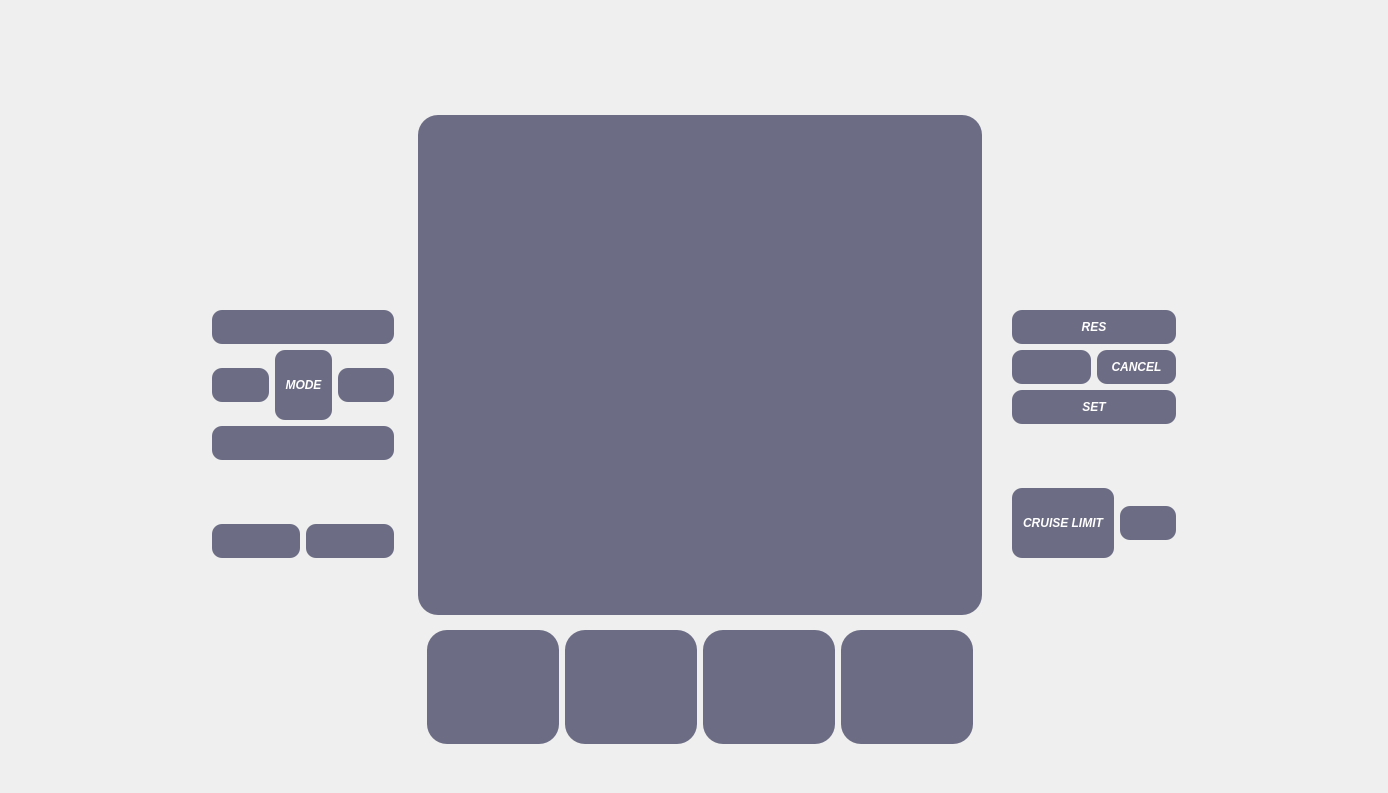
<?xml version="1.0" encoding="UTF-8"?>
<ui version="4.0">
 <class>MainWindow</class>
 <widget class="QMainWindow" name="MainWindow">
  <property name="geometry">
   <rect>
    <x>0</x>
    <y>0</y>
    <width>1388</width>
    <height>793</height>
   </rect>
  </property>
  <property name="windowTitle">
   <string>MainWindow</string>
  </property>
  <property name="styleSheet">
   <string notr="true">*{
	border: none;
	background-color: transparent;
	background: none; 
	padding: 0;
	margin: 0;
	color: #fff;
}

QPushButton {
	background-color: #6C6C85 ; /* pastel purple */
	padding: 50px 50px;
	border-radius: 20px;
}

QPushButton:pressed {
    background-color: #4BD7D6 ; /* light blue */
}

QPushButton:checked {
    background-color: #965D62 ; /* red */
}

#LeftControls QPushButton {
	background-color: #6C6C85 ; /* pastel purple */
	padding: 10px 10px;
	border-radius: 10px;
}

#LeftControls QPushButton:pressed {
    background-color: #4BD7D6 ; /* light blue */
}

#LeftControls QPushButton:checked {
    background-color: #965D62 ; /* red */
}

#RightControls QPushButton {
	background-color: #6C6C85 ; /* pastel purple */
	padding: 10px 10px;
	border-radius: 10px;
}

#RightControls QPushButton:pressed {
    background-color: #4BD7D6 ; /* light blue */
}

#RightControls QPushButton:checked {
    background-color: #965D62 ; /* red */
}</string>
  </property>
  <widget class="QWidget" name="centralwidget">
   <layout class="QGridLayout" name="gridLayout">
    <item row="2" column="2" rowspan="3">
     <widget class="QFrame" name="frame">
      <property name="minimumSize">
       <size>
        <width>500</width>
        <height>500</height>
       </size>
      </property>
      <property name="frameShape">
       <enum>QFrame::StyledPanel</enum>
      </property>
      <property name="frameShadow">
       <enum>QFrame::Raised</enum>
      </property>
      <layout class="QGridLayout" name="gridLayout_2">
       <property name="leftMargin">
        <number>0</number>
       </property>
       <property name="topMargin">
        <number>0</number>
       </property>
       <property name="rightMargin">
        <number>0</number>
       </property>
       <property name="bottomMargin">
        <number>0</number>
       </property>
       <property name="spacing">
        <number>0</number>
       </property>
       <item row="1" column="0">
        <widget class="QPushButton" name="Horn">
         <property name="sizePolicy">
          <sizepolicy hsizetype="Minimum" vsizetype="Minimum">
           <horstretch>0</horstretch>
           <verstretch>0</verstretch>
          </sizepolicy>
         </property>
         <property name="text">
          <string/>
         </property>
         <property name="icon">
          <iconset resource="../assets/res.qrc">
           <normaloff>:/Images/Images/logo_agl.png</normaloff>:/Images/Images/logo_agl.png</iconset>
         </property>
         <property name="iconSize">
          <size>
           <width>200</width>
           <height>250</height>
          </size>
         </property>
        </widget>
       </item>
      </layout>
     </widget>
    </item>
    <item row="2" column="5" rowspan="4">
     <spacer name="horizontalSpacer_2">
      <property name="orientation">
       <enum>Qt::Horizontal</enum>
      </property>
      <property name="sizeHint" stdset="0">
       <size>
        <width>40</width>
        <height>20</height>
       </size>
      </property>
     </spacer>
    </item>
    <item row="2" column="4" rowspan="4" alignment="Qt::AlignVCenter">
     <widget class="QFrame" name="RightControls">
      <property name="minimumSize">
       <size>
        <width>200</width>
        <height>0</height>
       </size>
      </property>
      <property name="frameShape">
       <enum>QFrame::StyledPanel</enum>
      </property>
      <property name="frameShadow">
       <enum>QFrame::Raised</enum>
      </property>
      <layout class="QGridLayout" name="gridLayout_4">
       <item row="3" column="0" alignment="Qt::AlignTop">
        <widget class="QFrame" name="BottomRightControls">
         <property name="frameShape">
          <enum>QFrame::StyledPanel</enum>
         </property>
         <property name="frameShadow">
          <enum>QFrame::Raised</enum>
         </property>
         <layout class="QGridLayout" name="gridLayout_6">
          <item row="0" column="0">
           <widget class="QPushButton" name="CruiseLimit">
            <property name="minimumSize">
             <size>
              <width>0</width>
              <height>70</height>
             </size>
            </property>
            <property name="font">
             <font>
              <weight>75</weight>
              <italic>true</italic>
              <bold>true</bold>
             </font>
            </property>
            <property name="accessibleDescription">
             <string/>
            </property>
            <property name="text">
             <string>CRUISE LIMIT</string>
            </property>
           </widget>
          </item>
          <item row="0" column="1">
           <widget class="QPushButton" name="CruiseDistance">
            <property name="font">
             <font>
              <weight>75</weight>
              <italic>true</italic>
              <bold>true</bold>
             </font>
            </property>
            <property name="layoutDirection">
             <enum>Qt::LeftToRight</enum>
            </property>
            <property name="text">
             <string/>
            </property>
            <property name="icon">
             <iconset resource="../assets/res.qrc">
              <normaloff>:/Images/Images/cruise-distance.svg</normaloff>:/Images/Images/cruise-distance.svg</iconset>
            </property>
            <property name="iconSize">
             <size>
              <width>50</width>
              <height>50</height>
             </size>
            </property>
           </widget>
          </item>
         </layout>
        </widget>
       </item>
       <item row="1" column="0" alignment="Qt::AlignBottom">
        <widget class="QFrame" name="TopRightControls">
         <property name="frameShape">
          <enum>QFrame::StyledPanel</enum>
         </property>
         <property name="frameShadow">
          <enum>QFrame::Raised</enum>
         </property>
         <layout class="QGridLayout" name="gridLayout_5">
          <item row="2" column="1" colspan="2">
           <widget class="QPushButton" name="CruiseSet">
            <property name="font">
             <font>
              <weight>75</weight>
              <italic>true</italic>
              <bold>true</bold>
             </font>
            </property>
            <property name="text">
             <string>SET</string>
            </property>
            <property name="icon">
             <iconset resource="../assets/res.qrc">
              <normaloff>:/Carbon_Icons/carbon icons/subtract--alt.svg</normaloff>:/Carbon_Icons/carbon icons/subtract--alt.svg</iconset>
            </property>
            <property name="iconSize">
             <size>
              <width>50</width>
              <height>50</height>
             </size>
            </property>
           </widget>
          </item>
          <item row="0" column="1" colspan="2">
           <widget class="QPushButton" name="CruiseResume">
            <property name="font">
             <font>
              <weight>75</weight>
              <italic>true</italic>
              <bold>true</bold>
             </font>
            </property>
            <property name="text">
             <string>RES</string>
            </property>
            <property name="icon">
             <iconset resource="../assets/res.qrc">
              <normaloff>:/Carbon_Icons/carbon icons/add--alt.svg</normaloff>:/Carbon_Icons/carbon icons/add--alt.svg</iconset>
            </property>
            <property name="iconSize">
             <size>
              <width>50</width>
              <height>50</height>
             </size>
            </property>
           </widget>
          </item>
          <item row="1" column="1">
           <widget class="QPushButton" name="CruiseEnable">
            <property name="text">
             <string/>
            </property>
            <property name="icon">
             <iconset resource="../assets/res.qrc">
              <normaloff>:/Images/Images/AGL_Icons_CruiseControl_white.svg</normaloff>:/Images/Images/AGL_Icons_CruiseControl_white.svg</iconset>
            </property>
            <property name="iconSize">
             <size>
              <width>50</width>
              <height>50</height>
             </size>
            </property>
           </widget>
          </item>
          <item row="1" column="2">
           <widget class="QPushButton" name="CruiseCancel">
            <property name="font">
             <font>
              <weight>75</weight>
              <italic>true</italic>
              <bold>true</bold>
             </font>
            </property>
            <property name="text">
             <string>CANCEL</string>
            </property>
            <property name="icon">
             <iconset resource="../assets/res.qrc">
              <normaloff>:/Carbon_Icons/carbon icons/misuse--outline.svg</normaloff>:/Carbon_Icons/carbon icons/misuse--outline.svg</iconset>
            </property>
            <property name="iconSize">
             <size>
              <width>50</width>
              <height>50</height>
             </size>
            </property>
           </widget>
          </item>
         </layout>
        </widget>
       </item>
       <item row="2" column="0">
        <spacer name="verticalSpacer_2">
         <property name="orientation">
          <enum>Qt::Vertical</enum>
         </property>
         <property name="sizeType">
          <enum>QSizePolicy::Fixed</enum>
         </property>
         <property name="sizeHint" stdset="0">
          <size>
           <width>20</width>
           <height>40</height>
          </size>
         </property>
        </spacer>
       </item>
      </layout>
     </widget>
    </item>
    <item row="2" column="0" rowspan="4">
     <spacer name="horizontalSpacer">
      <property name="orientation">
       <enum>Qt::Horizontal</enum>
      </property>
      <property name="sizeHint" stdset="0">
       <size>
        <width>40</width>
        <height>20</height>
       </size>
      </property>
     </spacer>
    </item>
    <item row="5" column="2">
     <widget class="QFrame" name="ExtraControls">
      <property name="frameShape">
       <enum>QFrame::StyledPanel</enum>
      </property>
      <property name="frameShadow">
       <enum>QFrame::Raised</enum>
      </property>
      <layout class="QHBoxLayout" name="horizontalLayout_2">
       <item>
        <widget class="QPushButton" name="PhoneCall">
         <property name="text">
          <string/>
         </property>
         <property name="icon">
          <iconset resource="../assets/res.qrc">
           <normaloff>:/Carbon_Icons/carbon icons/phone--filled.svg</normaloff>:/Carbon_Icons/carbon icons/phone--filled.svg</iconset>
         </property>
         <property name="iconSize">
          <size>
           <width>50</width>
           <height>50</height>
          </size>
         </property>
        </widget>
       </item>
       <item>
        <widget class="QPushButton" name="PhoneHangup">
         <property name="text">
          <string/>
         </property>
         <property name="icon">
          <iconset resource="../assets/res.qrc">
           <normaloff>:/Carbon_Icons/carbon icons/phone--off--filled.svg</normaloff>:/Carbon_Icons/carbon icons/phone--off--filled.svg</iconset>
         </property>
         <property name="iconSize">
          <size>
           <width>50</width>
           <height>50</height>
          </size>
         </property>
        </widget>
       </item>
       <item>
        <widget class="QPushButton" name="Voice">
         <property name="text">
          <string/>
         </property>
         <property name="icon">
          <iconset resource="../assets/res.qrc">
           <normaloff>:/Carbon_Icons/carbon icons/voice.svg</normaloff>:/Carbon_Icons/carbon icons/voice.svg</iconset>
         </property>
         <property name="iconSize">
          <size>
           <width>50</width>
           <height>50</height>
          </size>
         </property>
        </widget>
       </item>
       <item>
        <widget class="QPushButton" name="LaneDeparture">
         <property name="text">
          <string/>
         </property>
         <property name="icon">
          <iconset resource="../assets/res.qrc">
           <normaloff>:/Images/Images/AGL_Icons_LaneDeparture_white.svg</normaloff>:/Images/Images/AGL_Icons_LaneDeparture_white.svg</iconset>
         </property>
         <property name="iconSize">
          <size>
           <width>50</width>
           <height>50</height>
          </size>
         </property>
        </widget>
       </item>
      </layout>
     </widget>
    </item>
    <item row="1" column="1" colspan="4">
     <spacer name="verticalSpacer_3">
      <property name="orientation">
       <enum>Qt::Vertical</enum>
      </property>
      <property name="sizeHint" stdset="0">
       <size>
        <width>20</width>
        <height>40</height>
       </size>
      </property>
     </spacer>
    </item>
    <item row="2" column="1" rowspan="4" alignment="Qt::AlignVCenter">
     <widget class="QFrame" name="LeftControls">
      <property name="frameShape">
       <enum>QFrame::StyledPanel</enum>
      </property>
      <property name="frameShadow">
       <enum>QFrame::Raised</enum>
      </property>
      <layout class="QVBoxLayout" name="verticalLayout">
       <item>
        <widget class="QFrame" name="TopLeftControls">
         <property name="minimumSize">
          <size>
           <width>200</width>
           <height>0</height>
          </size>
         </property>
         <property name="frameShape">
          <enum>QFrame::StyledPanel</enum>
         </property>
         <property name="frameShadow">
          <enum>QFrame::Raised</enum>
         </property>
         <layout class="QGridLayout" name="gridLayout_3">
          <item row="0" column="0" colspan="3">
           <widget class="QPushButton" name="VolumeUp">
            <property name="text">
             <string/>
            </property>
            <property name="icon">
             <iconset resource="../assets/res.qrc">
              <normaloff>:/Carbon_Icons/carbon icons/volume--up--filled--alt.svg</normaloff>:/Carbon_Icons/carbon icons/volume--up--filled--alt.svg</iconset>
            </property>
            <property name="iconSize">
             <size>
              <width>50</width>
              <height>50</height>
             </size>
            </property>
           </widget>
          </item>
          <item row="1" column="0">
           <widget class="QPushButton" name="PreviousTrack">
            <property name="text">
             <string/>
            </property>
            <property name="icon">
             <iconset resource="../assets/res.qrc">
              <normaloff>:/Carbon_Icons/carbon icons/skip--back--filled.svg</normaloff>:/Carbon_Icons/carbon icons/skip--back--filled.svg</iconset>
            </property>
            <property name="iconSize">
             <size>
              <width>50</width>
              <height>50</height>
             </size>
            </property>
           </widget>
          </item>
          <item row="1" column="1">
           <widget class="QPushButton" name="Mode">
            <property name="minimumSize">
             <size>
              <width>0</width>
              <height>70</height>
             </size>
            </property>
            <property name="font">
             <font>
              <weight>75</weight>
              <italic>true</italic>
              <bold>true</bold>
             </font>
            </property>
            <property name="text">
             <string>MODE</string>
            </property>
            <property name="iconSize">
             <size>
              <width>50</width>
              <height>50</height>
             </size>
            </property>
           </widget>
          </item>
          <item row="1" column="2">
           <widget class="QPushButton" name="NextTrack">
            <property name="text">
             <string/>
            </property>
            <property name="icon">
             <iconset resource="../assets/res.qrc">
              <normaloff>:/Carbon_Icons/carbon icons/skip--forward--filled.svg</normaloff>:/Carbon_Icons/carbon icons/skip--forward--filled.svg</iconset>
            </property>
            <property name="iconSize">
             <size>
              <width>50</width>
              <height>50</height>
             </size>
            </property>
           </widget>
          </item>
          <item row="2" column="0" colspan="3">
           <widget class="QPushButton" name="VolumeDown">
            <property name="text">
             <string/>
            </property>
            <property name="icon">
             <iconset resource="../assets/res.qrc">
              <normaloff>:/Carbon_Icons/carbon icons/volume--down--filled--alt.svg</normaloff>:/Carbon_Icons/carbon icons/volume--down--filled--alt.svg</iconset>
            </property>
            <property name="iconSize">
             <size>
              <width>50</width>
              <height>50</height>
             </size>
            </property>
           </widget>
          </item>
         </layout>
        </widget>
       </item>
       <item>
        <spacer name="verticalSpacer">
         <property name="orientation">
          <enum>Qt::Vertical</enum>
         </property>
         <property name="sizeType">
          <enum>QSizePolicy::Fixed</enum>
         </property>
         <property name="sizeHint" stdset="0">
          <size>
           <width>20</width>
           <height>40</height>
          </size>
         </property>
        </spacer>
       </item>
       <item alignment="Qt::AlignBottom">
        <widget class="QFrame" name="BottomLeftControls">
         <property name="frameShape">
          <enum>QFrame::StyledPanel</enum>
         </property>
         <property name="frameShadow">
          <enum>QFrame::Raised</enum>
         </property>
         <layout class="QHBoxLayout" name="horizontalLayout">
          <item>
           <widget class="QPushButton" name="Info">
            <property name="text">
             <string/>
            </property>
            <property name="icon">
             <iconset resource="../assets/res.qrc">
              <normaloff>:/Carbon_Icons/carbon icons/information.svg</normaloff>:/Carbon_Icons/carbon icons/information.svg</iconset>
            </property>
            <property name="iconSize">
             <size>
              <width>50</width>
              <height>50</height>
             </size>
            </property>
           </widget>
          </item>
          <item>
           <widget class="QPushButton" name="VolumeMute">
            <property name="text">
             <string/>
            </property>
            <property name="icon">
             <iconset resource="../assets/res.qrc">
              <normaloff>:/Carbon_Icons/carbon icons/volume--mute--filled.svg</normaloff>:/Carbon_Icons/carbon icons/volume--mute--filled.svg</iconset>
            </property>
            <property name="iconSize">
             <size>
              <width>50</width>
              <height>50</height>
             </size>
            </property>
           </widget>
          </item>
         </layout>
        </widget>
       </item>
      </layout>
     </widget>
    </item>
    <item row="6" column="0" colspan="6">
     <spacer name="verticalSpacer_4">
      <property name="orientation">
       <enum>Qt::Vertical</enum>
      </property>
      <property name="sizeHint" stdset="0">
       <size>
        <width>20</width>
        <height>40</height>
       </size>
      </property>
     </spacer>
    </item>
    <item row="0" column="0" colspan="6">
     <widget class="QWidget" name="Header" native="true">
      <property name="minimumSize">
       <size>
        <width>0</width>
        <height>70</height>
       </size>
      </property>
      <layout class="QHBoxLayout" name="horizontalLayout_4"/>
     </widget>
    </item>
   </layout>
  </widget>
 </widget>
 <resources>
  <include location="../assets/res.qrc"/>
 </resources>
 <connections/>
</ui>
